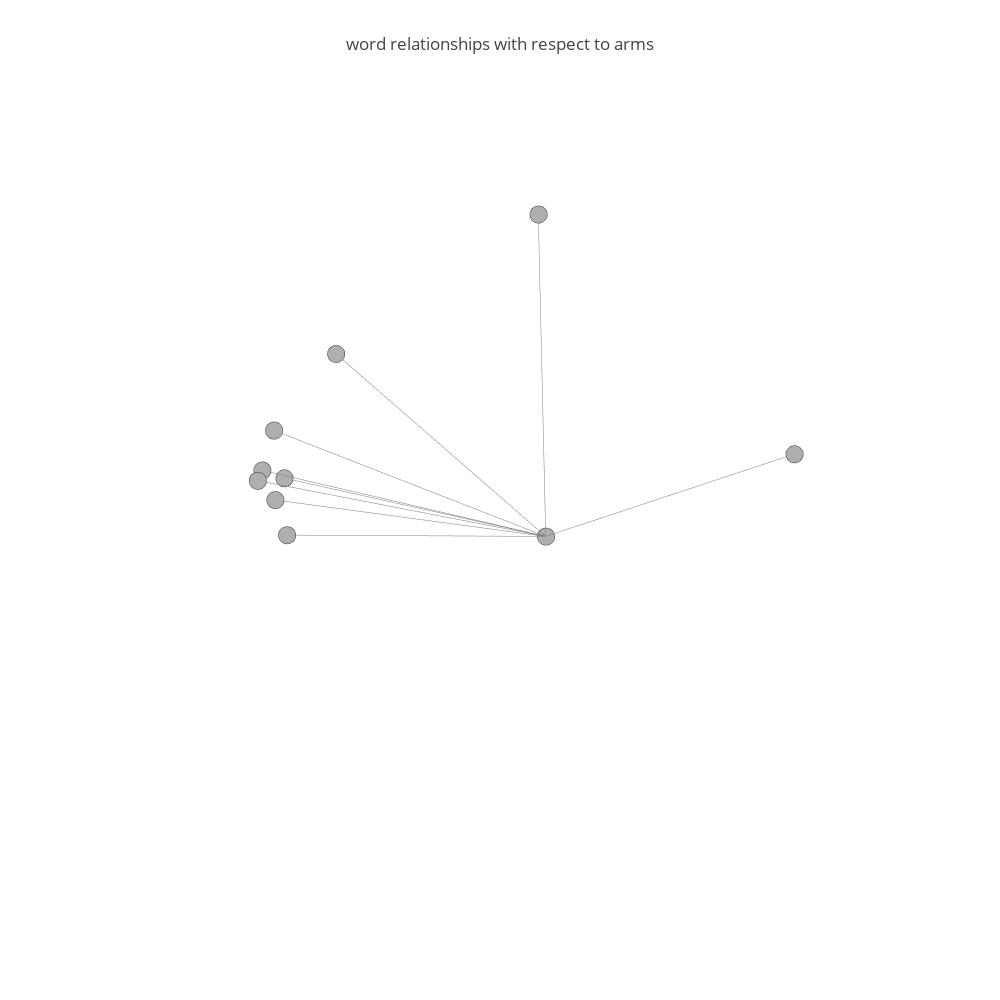

Here is the notebook cell this chart was saved with:
### Markdown cell above
## Neighborhood Visualization
In this stage, we plot the neighborhood in our new 3-dimensional basis and create a labeled visualization of it.

### Code cell
import plotly
import plotly.plotly as py
from plotly.graph_objs import *
from nltk.cluster.util import cosine_distance
#working example
"""
from plotly.graph_objs import Scatter, Layout

#when using jupyter notebooks, uncomment the following line and change function call below to plotly.offline.iplot
#plotly.offline.init_notebook_mode(connected=True)

plotly.offline.plot({
    "data": [Scatter(x=[1, 2, 3, 4], y=[4, 3, 2, 1])],
    "layout": Layout(title="hello world")
})
"""
plotly.offline.init_notebook_mode(connected=True)

print(basis.shape[1])
print(model.wv)
#coords should be a dictionary from a word to a 3d position
def generate_network(main_word, coords):

    #next step: generate edges.
    #   In general, we can modify or optionize this however we want to get whatever edge structures we find interesting. 
    #   --We might, for example, create more Neighborhoods (one for each "similar" word) to see if we get any connections within the 1-level-away words.
    #   --We could also try projecting some words from these new neighborhoods (maybe the top three from each?) onto our basis (just dot product) and getting those edges as well.
    e_dict = {}
    for i in range(3):
        e_dict[coord_map[i] + '_e'] = sum([[main_coords[i], coords[w][i], None] for w in id_to_name if w != main_word], [])
        e_dict[coord_map[i] + '_n'] = [coords[w][i] for w in id_to_name]

    return e_dict

def plot_network(g_dict, axis_titles):
    trace1=Scatter3d(
        x=g_dict['x_e'], y=g_dict['y_e'], z=g_dict['z_e'], mode='lines', line=Line(
                    color='rgb(125,125,125)', width=1), hoverinfo='none')

    trace2=Scatter3d(x=g_dict['x_n'], y=g_dict['y_n'], z=g_dict['z_n'], mode='markers', marker=Marker(
        symbol='dot', size=6, color='rgb(175,175,175)', line = Line(
            color='rgb(50,50,50)', width=0.5)), text=id_to_name, hoverinfo='text')

    #print(axis_titles)
    axes = [dict(showbackground=False, showline=False, zeroline=False, showgrid=False, showticklabels=False, title=' ') for i in range(3)]
 
    title = 'word relationships with respect to ' + main_word
    layout=Layout(title=title,width=1000, height=1000, showlegend=False, scene=Scene(
        xaxis=XAxis(axes[0]), yaxis=YAxis(axes[1]), zaxis=ZAxis(axes[2])), margin=Margin(t=100), hovermode='closest')
    
    data = Data([trace1, trace2])
    fig=Figure(data=data, layout=layout)
    plotly.offline.iplot(fig, filename='arms_network.html')
    
def get_closest_basis_words(basis, model):
    maps = {}
    for i in range(basis.shape[0]):
        curr_bas = basis[i,:]
        closest = ('', 10)
        for key in model.wv.vocab:
#            if len(key) < 3:
#                continue
            word = key
            vec = model.wv[key]
            dist = abs(cosine_distance(vec, curr_bas))
            if dist < closest[1]:
                closest = (word, dist)
        maps[i] = closest
    return maps
                


#basis isn't going to be used yet, but we might label the axes in the future
#generate node-id mappings
main_word = word
name_to_id = {}
id_to_name = []
temp_id = 0
for w in coords:
    name_to_id[w] = temp_id
    temp_id +=1
    id_to_name.append(w)
main_coords = coords[main_word] 
coord_map= ['x','y','z']

#generate network
g_dict = generate_network(main_word, coords)

#plot network
plot_network(g_dict, get_closest_basis_words(basis, model))

### Figure 1 — Plotly figure (JSON) as saved in the notebook; plotly's stock layout.template omitted (floating-point values rounded to 4 significant figures)
{"data": [{"hoverinfo": "none", "line": {"color": "rgb(125,125,125)", "width": 1}, "mode": "lines", "type": "scatter3d", "x": [-7.989, -0.6621, null, -7.989, -7.18, null, -7.989, -0.4903, null, -7.989, -0.7769, null, -7.989, -3.754, null, -7.989, -7.811, null, -7.989, -0.8229, null, -7.989, -0.9574, null, -7.989, -1.434, null], "y": [-0.3035, -0.1221, null, -0.3035, 1.225, null, -0.3035, -0.09056, null, -0.3035, -0.06273, null, -0.3035, -0.6842, null, -0.3035, -0.3797, null, -0.3035, -0.05958, null, -0.3035, -0.1919, null, -0.3035, -0.3022, null], "z": [-0.214, 0.048, null, -0.214, 0.036, null, -0.214, 0.04567, null, -0.214, -0.007515, null, -0.214, 0.05289, null, -0.214, 0.1428, null, -0.214, 0.08319, null, -0.214, 0.008651, null, -0.214, 0.008385, null]}, {"hoverinfo": "text", "marker": {"color": "rgb(175,175,175)", "line": {"color": "rgb(50,50,50)", "width": 0.5}, "size": 6, "symbol": "dot"}, "mode": "markers", "text": ["guaranteed", "bear", "enforceable", "arms", "infringed", "people", "right", "applies", "privilege", "carry"], "type": "scatter3d", "x": [-0.6621, -7.18, -0.4903, -7.989, -0.7769, -3.754, -7.811, -0.8229, -0.9574, -1.434], "y": [-0.1221, 1.225, -0.09056, -0.3035, -0.06273, -0.6842, -0.3797, -0.05958, -0.1919, -0.3022], "z": [0.048, 0.036, 0.04567, -0.214, -0.007515, 0.05289, 0.1428, 0.08319, 0.008651, 0.008385]}], "layout": {"height": 1000, "hovermode": "closest", "margin": {"t": 100}, "scene": {"xaxis": {"showbackground": false, "showgrid": false, "showline": false, "showticklabels": false, "title": " ", "zeroline": false}, "yaxis": {"showbackground": false, "showgrid": false, "showline": false, "showticklabels": false, "title": " ", "zeroline": false}, "zaxis": {"showbackground": false, "showgrid": false, "showline": false, "showticklabels": false, "title": " ", "zeroline": false}}, "showlegend": false, "title": "word relationships with respect to arms", "width": 1000}}
